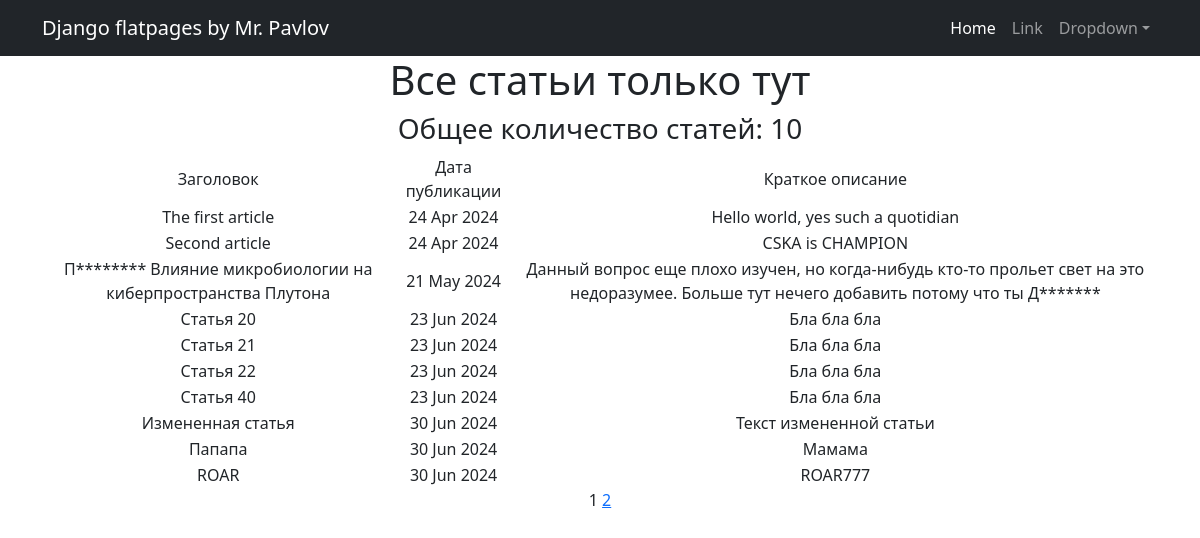
Screenshot of /posts/articles/ with the database file from the repository.
### news/models.py (models this page shows, shortened)
class Post(models.Model):
    author = models.ForeignKey(Author, on_delete = models.CASCADE)
    content = models.CharField(max_length=2, choices=CONTENT, default=article)
    date = models.DateTimeField(auto_now_add=True)
    category = models.ManyToManyField(Category, through = 'PostCategory')
    title = models.CharField(max_length=255)
    text = models.CharField(max_length=10000)
    post_rating = models.IntegerField(default=0)

### news/views.py (the view)
# urls.py: path('articles/', ArticlePostList.as_view()),
class ArticlePostList(ListView):
    model = Post
    ordring = '-date'
    template_name = 'article_list.html'
    context_object_name = 'posts'
    paginate_by = 10
    def get_queryset(self):
        return Post.objects.filter(content='AR')

### news/templatetags/censor_filter.py (called while the page is built)
@register.filter()
def censor(text):
    words = text.split()
    for i, word in enumerate(words):
        if word.lower().replace(',', '').replace('.', '').replace('!', '').replace('?', '') in CENSOR_WORDS:
            words[i] = word[0] + '*' * (len(word) - 1)
    return " ".join(words)

### news/templatetags/custom_tags.py (called while the page is built)
@register.simple_tag(takes_context=True)
def url_replace(context, **kwargs):
    d = context['request'].GET.copy()
    for k,v in kwargs.items():
        d[k] = v
    return d.urlencode()

### templates/article_list.html (shortened to what this page needs)
{% extends 'flatpages/default.html' %}
{% load censor_filter %}
{% load custom_tags %}
{% block content %}
  <h1>Все статьи только тут</h1>
  <h3>Общее количество статей: {{posts|length}}</h3>
   {% if posts %}
       <table>
           <tr>
               <td>Заголовок</td>
               <td>Дата публикации</td>
               <td>Краткое описание</td>
           </tr>
           {% for post in posts %}
           <tr>
               <td>{{ post.title|censor }}</td>
               <td>{{ post.date|date:'d M Y' }}</td>
               <td>{{ post.text|truncatewords:30|censor }}</td>
           </tr>
           {% endfor %}
       </table>
   {% else %}
       <h2>Новостей нет!</h2>
   {% endif %}
   {{ page_obj.number }}
   {% if page_obj.has_next %}
       <a href="?{% url_replace page=page_obj.next_page_number %}">{{ page_obj.next_page_number }}</a>
   {% endif %}
{% endblock content %}

### rows the page displays
Post: title|censor "The first article", date "24 Apr 2024", text|censor "Hello world, yes such a quotidian"
Post: title|censor "Second article", date "24 Apr 2024", text|censor "CSKA is CHAMPION"
Post: title|censor "П******** Влияние микробиологии на киберпространства Плутона", date "21 May 2024", text|censor "Данный вопрос еще плохо изучен, но когда-нибудь кто-то прольет свет на это недоразумее. Больше тут нечего добавить потому что ты Д*******"
Post: title|censor "Статья 20", date "23 Jun 2024", text|censor "Бла бла бла"
Post: title|censor "Статья 21", date "23 Jun 2024", text|censor "Бла бла бла"
Post: title|censor "Статья 22", date "23 Jun 2024", text|censor "Бла бла бла"
Post: title|censor "Статья 40", date "23 Jun 2024", text|censor "Бла бла бла"
Post: title|censor "Измененная статья", date "30 Jun 2024", text|censor "Текст измененной статьи"
Post: title|censor "Папапа", date "30 Jun 2024", text|censor "Мамама"
Post: title|censor "ROAR", date "30 Jun 2024", text|censor "ROAR777"

### other values shown
{{ posts|length }} "10"
{{ page_obj.number }} "1"
{{ page_obj.next_page_number }} "2"
